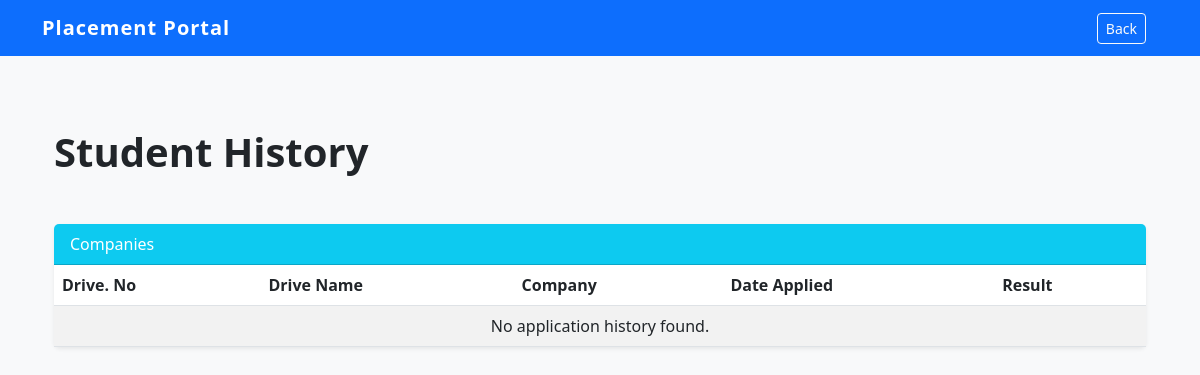
The page /student_history (signed in) on the database as committed earlier.
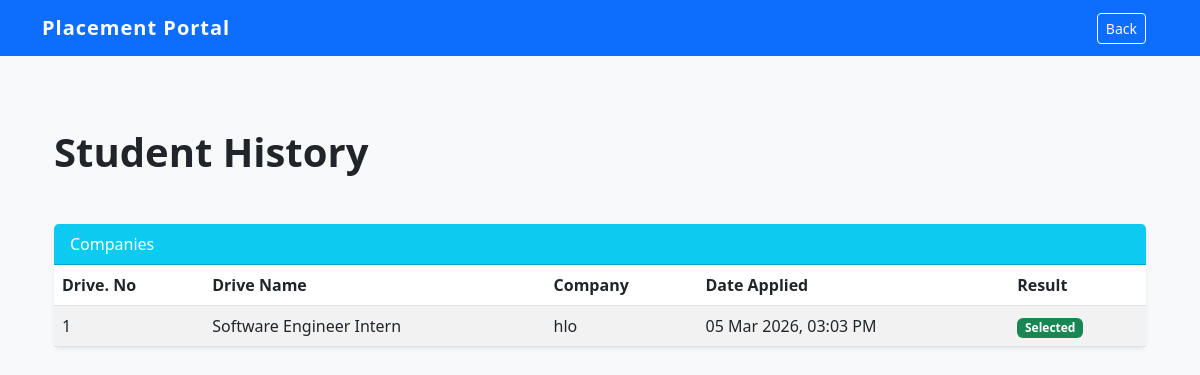
The same page on the database as committed later.
### models.py (models this page shows)
class Application(db.Model):
    id = db.Column(db.Integer, primary_key=True)
    student_id = db.Column(db.Integer, db.ForeignKey('student.id'), nullable=False)
    drive_id = db.Column(db.Integer, db.ForeignKey('placement_drive.id'), nullable=False)
    status = db.Column(db.String(20), default='Applied')
    date_applied = db.Column(db.DateTime, default=datetime.now(timezone.utc))
    is_active = db.Column(db.Boolean, default=True)

class PlacementDrive(db.Model):
    id = db.Column(db.Integer, primary_key=True)
    job_title = db.Column(db.String(100), nullable=False)
    description = db.Column(db.Text)
    eligibility= db.Column(db.Text)
    deadline = db.Column(db.String(20))
    status = db.Column(db.String(20), default='Pending')
    is_active = db.Column(db.Boolean, default=True)
    company_id = db.Column(db.Integer, db.ForeignKey('company.id'), nullable=False)
    applications = db.relationship('Application', backref='drive', lazy=True, cascade="all, delete-orphan")

class Company(db.Model):
    id = db.Column(db.Integer, primary_key=True)
    name = db.Column(db.String(100), unique=True, nullable=False)
    email = db.Column(db.String(100), unique=True, nullable=False)
    password = db.Column(db.String(50), unique=True, nullable=False)
    website = db.Column(db.String(100))
    hr_contact = db.Column(db.String(15))
    description = db.Column(db.Text)
    status = db.Column(db.String(20), default='Pending')
    is_active = db.Column(db.Boolean, default=True)
    drives = db.relationship('PlacementDrive', backref='company', lazy=True, cascade="all, delete-orphan")

### app.py (the view)
@app.route('/student_history')
def student_history():
    if session.get('role') != 'student':
        return redirect(url_for('login'))
    student = Student.query.get(session.get('user_id'))
    applications = Application.query.filter_by(student_id=student.id).all()
    return render_template('student/student_history.html', student=student, applications=applications)

### app.py (called while the page is built)
@app.after_request
def add_header(response):
    response.headers['Cache-Control'] = 'no-store, no-cache, must-revalidate, post-check=0, pre-check=0, max-age=0'
    response.headers['Pragma'] = 'no-cache'
    response.headers['Expires'] = '-1'
    return response

### templates/student/student_history.html
{% extends 'base.html' %}
{% block extra_nav %}
<div class = "container">
    <a href = "{{ url_for('student_dashboard') }}" class = "btn btn-outline-light btn-sm">Back</a>
{% endblock %}
{% block content %}
<div class = "container-fluid py-4">
    <div class="d-flex justify-content-between align-items-center mb-4">
        <h1 class = "fw-bold mb-4">Student History</h1>
    </div>
    <div class = "card shadow-sm mb-4">
        <div class = "card-header bg-info text-white">Companies</div>
        <div class = "card-body p-0">
            <div class = "table-responsive">
                <table class = "table table-striped align-middle mb-0">
                    <thead class = "table">
                        <tr>
                            <th>Drive. No</th>
                            <th>Drive Name</th>
                            <th>Company</th>
                            <th>Date Applied</th>
                            <th>Result</th>
                        </tr>
                    </thead>
                    <tbody>
                        {% for a in applications %}
                        <tr>
                            <td>{{ loop.index }}</td>
                            <td>{{ a.drive.job_title }}</td>
                            <td>{{ a.drive.company.name }}</td>
                            <td>{{ a.date_applied.strftime("%d %b %Y, %I:%M %p") }}</td>
                            <td>
                                <span class = "badge
                                    {% if a.status == 'Selected' %}bg-success
                                    {% elif a.status == 'Rejected' %}bg-danger
                                    {% elif a.status == 'Shortlisted' %}bg-warning
                                    {% else %}bg-secondary{% endif %}">
                                    {{ a.status }}
                                </span>
                            </td>
                        </tr>
                        {% else %}
                        <tr>
                            <td class = "text-center " colspan = 5>No application history found.</td>
                        </tr>
                        {% endfor %}
                    </tbody>
                </table>
            </div>
        </div>
    </div>
</div>
{% endblock %}

Rows that differ between the two databases and show on the page:
added Application: drive.job_title "Software Engineer Intern", drive.company.name "hlo", date_applied "05 Mar 2026, 03:03 PM", status "Selected"
Other text that changed with them:
text no longer shown: "No application history found."
